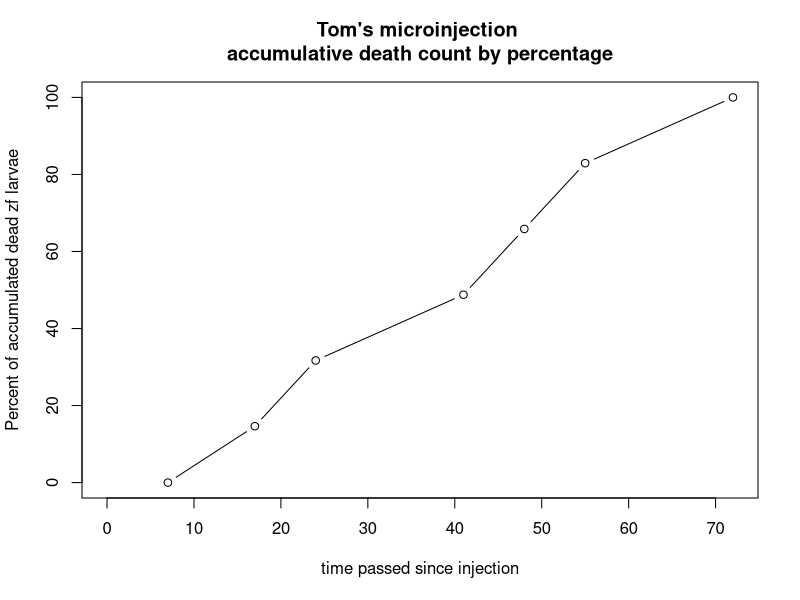
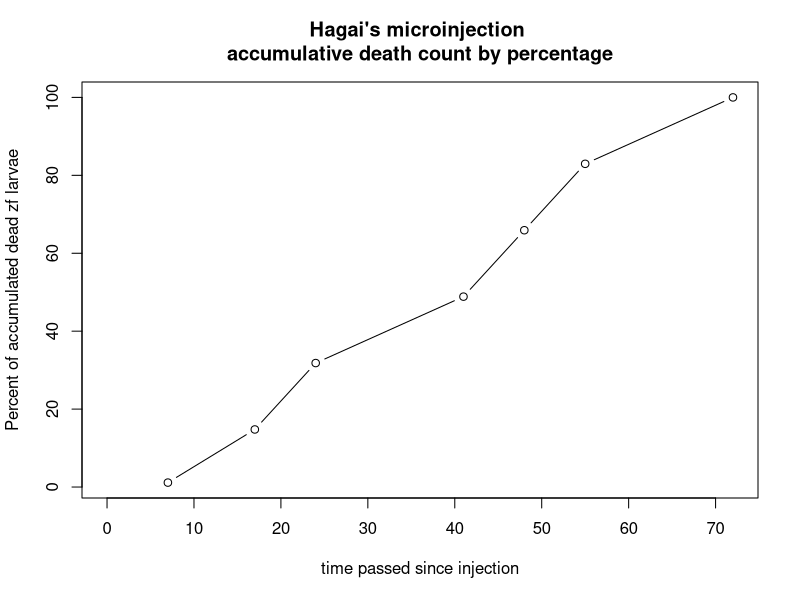

R code for these plots, in order:
## ---- chunk 1

library(knitr)
library(kableExtra)
Material<-"dr_GNE_HDR"
Initial.Conc<-"5932 ng/µL"
DDW.Volume<- "11 µL"
Volume.To.Pick<-"1 µL"
Final.Concentration<-"12 µL"

DF<-data.frame(Material, Initial.Conc, DDW.Volume, Volume.To.Pick, Final.Concentration)
kable(DF, "latex", booktabs = TRUE)
## ---- chunk 2
Material <- c("Cas9", "gRNA",
             "ssODN", "KCl",
             "DDW", "final volume")
Vol.To.Pick<- c(1,1,1,0.5,1.5,5)
Initial.Conc<- c(1000, 1020.75, 494.999, 3000, "-", "-")
Final.Concentration<-c(200,204.15,98.866,300,"-","-")

df<-data.frame(Material,Vol.To.Pick,Initial.Conc,Final.Concentration)

library(knitr)
library(kableExtra)
kable(df, "latex", booktabs = TRUE) %>%
  kable_styling(latex_options = "striped")
## ---- chunk 3

library(knitr)
library(kableExtra)
Material<-"Scr7"
Initial.Conc<-"4 mM"
DDW.Volume<- "300 µL"
Volume.To.Pick<-"30 mL"
Final.Concentration<-"20 µM"

DF<-data.frame(Material, Initial.Conc, DDW.Volume, Volume.To.Pick, Final.Concentration)
kable(DF, "latex", booktabs = TRUE)
## ---- chunk 4

library(knitr)
library(kableExtra)
Material<-"DMSO"
Initial.Conc<-"X mM"
DDW.Volume<- "300 µL"
Volume.To.Pick<-"30 mL"
Final.Concentration<-"20 µM"

DF<-data.frame(Material, Initial.Conc, DDW.Volume, Volume.To.Pick, Final.Concentration)
kable(DF, "latex", booktabs = TRUE)
## ---- chunk 5
library(tibble)
library(kableExtra)
batch.file<-tribble(
  ~Batch, ~Parents, ~`Date`, ~`Number of offsprings`, ~`Number of living offsprings`,
  "Batch 1", "TL find out which cell" ,"Nov 13 2019", 40 , 18
)
kable(batch.file, "latex", booktabs = TRUE)
## ---- chunk 6
library(tibble)
library(kableExtra)
DF1<- read.csv("tables/Tom_VS_Hagai_R1_Tom.csv") # My table
DF2<-read.csv("tables/Tom_VS_Hagai_R1_Hagai.csv") # Hagai's table
DF1$Dead.so.far<-with(DF1, 13-Live.Larvae) # made a new column calculate how many larvae died at that time
DF1[1,4]<- NA # Making first cell of dead so far empty
DF2$Dead.so.far<-with(DF2, 27-Live.Larvae)  # made a new column calculate how many larvae died at that time
DF2[1,4]<- NA # Making first cell of dead so far empty
# end of dataframe import
DF1[1,4]<- as.numeric(DF1[1,4])
DF2[1,4]<- as.numeric(DF2[1,4])
y<-c()
for (i in 1:length(DF1[,4])) {
  y<- append(y, (sum(as.numeric(DF1[2:i,4]))))
}
# y 
DF1$Accumulative.Dead <- y
s<- c()
for (i in 1:length(DF1[,4])) {
  s<- append(s, (as.numeric(DF1[i,5])/as.numeric(DF1[8,5]))*100)
}
# s
DF1$accu.dead.perc<-s

# Hagai
y<-c()
for (i in 1:length(DF2[,4])) {
  y<- append(y, (sum(as.numeric(DF2[2:i,4]))))
}
# y 
DF2$Accumulative.Dead <- y

s<- c()
for (i in 1:length(DF2[,4])) {
  s<- append(s, (as.numeric(DF2[i,5])/as.numeric(DF2[8,5]))*100)
}
# s
DF2$accu.dead.perc<-s

# End of making an accumulative column of dead %

# Naming headers and adding timeline for x axis ----
colnames(DF1)<- c("Date checked", 
                  "Time of the day", 
                  "Live count", 
                  "Dead Count", 
                  "Dead accumulated", 
                  "Dead accumulated percentage")
colnames(DF2)<- c("Date checked", 
                  "Time of the day", 
                  "Live count", 
                  "Dead Count", 
                  "Dead accumulated", 
                  "Dead accumulated percentage")
DF1$Time<- c(0,7,17,24,41,48,55,72)
DF2$Time<- c(0,7,17,24,41,48,55,72)

# Plotting ---- 

# plot(DF1[,7],DF1[,6], type = "b", main = "Tom's microinjection \naccumulative death count by percentage",
#      xlab = "time passed since injection",
#      ylab = "Percent of accumulated dead zf larvae" )

# plot(DF2[,7],DF2[,6], type = "b", main = "Hagai's microinjection \naccumulative death count by percentage",
#      xlab = "time passed since injection",
#      ylab = "Percent of accumulated dead zf larvae" )

# statistical

# summary(DF1)
# summary(DF2)
kable(DF1, booktabs = TRUE)
## ---- chunk 7
library(tibble)
library(kableExtra)
DF1<- read.csv("tables/Tom_VS_Hagai_R1_Tom.csv") # My table
DF2<-read.csv("tables/Tom_VS_Hagai_R1_Hagai.csv") # Hagai's table
DF1$Dead.so.far<-with(DF1, 13-Live.Larvae) # made a new column calculate how many larvae died at that time
DF1[1,4]<- NA # Making first cell of dead so far empty
DF2$Dead.so.far<-with(DF2, 27-Live.Larvae)  # made a new column calculate how many larvae died at that time
DF2[1,4]<- NA # Making first cell of dead so far empty
# end of dataframe import
DF1[1,4]<- as.numeric(DF1[1,4])
DF2[1,4]<- as.numeric(DF2[1,4])
y<-c()
for (i in 1:length(DF1[,4])) {
  y<- append(y, (sum(as.numeric(DF1[2:i,4]))))
}
# y 
DF1$Accumulative.Dead <- y
s<- c()
for (i in 1:length(DF1[,4])) {
  s<- append(s, (as.numeric(DF1[i,5])/as.numeric(DF1[8,5]))*100)
}
# s
DF1$accu.dead.perc<-s

# Hagai
y<-c()
for (i in 1:length(DF2[,4])) {
  y<- append(y, (sum(as.numeric(DF2[2:i,4]))))
}
# y 
DF2$Accumulative.Dead <- y

s<- c()
for (i in 1:length(DF2[,4])) {
  s<- append(s, (as.numeric(DF2[i,5])/as.numeric(DF2[8,5]))*100)
}
# s
DF2$accu.dead.perc<-s

# End of making an accumulative column of dead %

# Naming headers and adding timeline for x axis ----
colnames(DF1)<- c("Date checked", 
                  "Time of the day", 
                  "Live count", 
                  "Dead Count", 
                  "Dead accumulated", 
                  "Dead accumulated percentage")
colnames(DF2)<- c("Date checked", 
                  "Time of the day", 
                  "Live count", 
                  "Dead Count", 
                  "Dead accumulated", 
                  "Dead accumulated percentage")
DF1$Time<- c(0,7,17,24,41,48,55,72)
DF2$Time<- c(0,7,17,24,41,48,55,72)

# Plotting ---- 

# plot(DF1[,7],DF1[,6], type = "b", main = "Tom's microinjection \naccumulative death count by percentage",
#      xlab = "time passed since injection",
#      ylab = "Percent of accumulated dead zf larvae" )

# plot(DF2[,7],DF2[,6], type = "b", main = "Hagai's microinjection \naccumulative death count by percentage",
#      xlab = "time passed since injection",
#      ylab = "Percent of accumulated dead zf larvae" )

# statistical

# summary(DF1)
# summary(DF2)
kable(DF2, "latex", booktabs = TRUE)
## ---- chunk 8
library(tibble)
library(kableExtra)
DF1<- read.csv("tables/Tom_VS_Hagai_R1_Tom.csv") # My table
DF2<-read.csv("tables/Tom_VS_Hagai_R1_Hagai.csv") # Hagai's table
DF1$Dead.so.far<-with(DF1, 13-Live.Larvae) # made a new column calculate how many larvae died at that time
DF1[1,4]<- NA # Making first cell of dead so far empty
DF2$Dead.so.far<-with(DF2, 27-Live.Larvae)  # made a new column calculate how many larvae died at that time
DF2[1,4]<- NA # Making first cell of dead so far empty
# end of dataframe import
DF1[1,4]<- as.numeric(DF1[1,4])
DF2[1,4]<- as.numeric(DF2[1,4])
y<-c()
for (i in 1:length(DF1[,4])) {
  y<- append(y, (sum(as.numeric(DF1[2:i,4]))))
}
# y 
DF1$Accumulative.Dead <- y
s<- c()
for (i in 1:length(DF1[,4])) {
  s<- append(s, (as.numeric(DF1[i,5])/as.numeric(DF1[8,5]))*100)
}
# s
DF1$accu.dead.perc<-s

# Hagai
y<-c()
for (i in 1:length(DF2[,4])) {
  y<- append(y, (sum(as.numeric(DF2[2:i,4]))))
}
# y 
DF2$Accumulative.Dead <- y

s<- c()
for (i in 1:length(DF2[,4])) {
  s<- append(s, (as.numeric(DF2[i,5])/as.numeric(DF2[8,5]))*100)
}
# s
DF2$accu.dead.perc<-s

# End of making an accumulative column of dead %

# Naming headers and adding timeline for x axis ----
colnames(DF1)<- c("Date checked", 
                  "Time of the day", 
                  "Live count", 
                  "Dead Count", 
                  "Dead accumulated", 
                  "Dead accumulated percentage")
colnames(DF2)<- c("Date checked", 
                  "Time of the day", 
                  "Live count", 
                  "Dead Count", 
                  "Dead accumulated", 
                  "Dead accumulated percentage")
DF1$Time<- c(0,7,17,24,41,48,55,72)
DF2$Time<- c(0,7,17,24,41,48,55,72)

# Plotting ---- 

plot(DF1[,7],DF1[,6], type = "b", main = "Tom's microinjection \naccumulative death count by percentage",
     xlab = "time passed since injection",
     ylab = "Percent of accumulated dead zf larvae" )

# plot(DF2[,7],DF2[,6], type = "b", main = "Hagai's microinjection \naccumulative death count by percentage",
#      xlab = "time passed since injection",
#      ylab = "Percent of accumulated dead zf larvae" )

# statistical

# summary(DF1)
# summary(DF2)

## ---- chunk 9
library(tibble)
library(kableExtra)
DF1<- read.csv("tables/Tom_VS_Hagai_R1_Tom.csv") # My table
DF2<-read.csv("tables/Tom_VS_Hagai_R1_Hagai.csv") # Hagai's table
DF1$Dead.so.far<-with(DF1, 13-Live.Larvae) # made a new column calculate how many larvae died at that time
DF1[1,4]<- NA # Making first cell of dead so far empty
DF2$Dead.so.far<-with(DF2, 27-Live.Larvae)  # made a new column calculate how many larvae died at that time
DF2[1,4]<- NA # Making first cell of dead so far empty
# end of dataframe import
DF1[1,4]<- as.numeric(DF1[1,4])
DF2[1,4]<- as.numeric(DF2[1,4])
y<-c()
for (i in 1:length(DF1[,4])) {
  y<- append(y, (sum(as.numeric(DF1[2:i,4]))))
}
# y 
DF1$Accumulative.Dead <- y
s<- c()
for (i in 1:length(DF1[,4])) {
  s<- append(s, (as.numeric(DF1[i,5])/as.numeric(DF1[8,5]))*100)
}
# s
DF1$accu.dead.perc<-s

# Hagai
y<-c()
for (i in 1:length(DF2[,4])) {
  y<- append(y, (sum(as.numeric(DF2[2:i,4]))))
}
# y 
DF2$Accumulative.Dead <- y

s<- c()
for (i in 1:length(DF2[,4])) {
  s<- append(s, (as.numeric(DF2[i,5])/as.numeric(DF2[8,5]))*100)
}
# s
DF2$accu.dead.perc<-s

# End of making an accumulative column of dead %

# Naming headers and adding timeline for x axis ----
colnames(DF1)<- c("Date checked", 
                  "Time of the day", 
                  "Live count", 
                  "Dead Count", 
                  "Dead accumulated", 
                  "Dead accumulated percentage")
colnames(DF2)<- c("Date checked", 
                  "Time of the day", 
                  "Live count", 
                  "Dead Count", 
                  "Dead accumulated", 
                  "Dead accumulated percentage")
DF1$Time<- c(0,7,17,24,41,48,55,72)
DF2$Time<- c(0,7,17,24,41,48,55,72)

# Plotting ---- 

# plot(DF1[,7],DF1[,6], type = "b", main = "Tom's microinjection \naccumulative death count by percentage",
#      xlab = "time passed since injection",
#      ylab = "Percent of accumulated dead zf larvae" )

plot(DF2[,7],DF2[,6], type = "b", main = "Hagai's microinjection \naccumulative death count by percentage",
     xlab = "time passed since injection",
     ylab = "Percent of accumulated dead zf larvae" )

# statistical

# summary(DF1)
# summary(DF2)

## ---- chunk 10
library(tibble)
library(kableExtra)
DF1<- read.csv("tables/Tom_VS_Hagai_R1_Tom.csv") # My table
DF2<-read.csv("tables/Tom_VS_Hagai_R1_Hagai.csv") # Hagai's table
DF1$Dead.so.far<-with(DF1, 13-Live.Larvae) # made a new column calculate how many larvae died at that time
DF1[1,4]<- NA # Making first cell of dead so far empty
DF2$Dead.so.far<-with(DF2, 27-Live.Larvae)  # made a new column calculate how many larvae died at that time
DF2[1,4]<- NA # Making first cell of dead so far empty
# end of dataframe import
DF1[1,4]<- as.numeric(DF1[1,4])
DF2[1,4]<- as.numeric(DF2[1,4])
y<-c()
for (i in 1:length(DF1[,4])) {
  y<- append(y, (sum(as.numeric(DF1[2:i,4]))))
}
# y 
DF1$Accumulative.Dead <- y
s<- c()
for (i in 1:length(DF1[,4])) {
  s<- append(s, (as.numeric(DF1[i,5])/as.numeric(DF1[8,5]))*100)
}
# s
DF1$accu.dead.perc<-s

# Hagai
y<-c()
for (i in 1:length(DF2[,4])) {
  y<- append(y, (sum(as.numeric(DF2[2:i,4]))))
}
# y 
DF2$Accumulative.Dead <- y

s<- c()
for (i in 1:length(DF2[,4])) {
  s<- append(s, (as.numeric(DF2[i,5])/as.numeric(DF2[8,5]))*100)
}
# s
DF2$accu.dead.perc<-s

# End of making an accumulative column of dead %

# Naming headers and adding timeline for x axis ----
colnames(DF1)<- c("Date checked", 
                  "Time of the day", 
                  "Live count", 
                  "Dead Count", 
                  "Dead accumulated", 
                  "Dead accumulated percentage")
colnames(DF2)<- c("Date checked", 
                  "Time of the day", 
                  "Live count", 
                  "Dead Count", 
                  "Dead accumulated", 
                  "Dead accumulated percentage")
DF1$Time<- c(0,7,17,24,41,48,55,72)
DF2$Time<- c(0,7,17,24,41,48,55,72)

# Plotting ---- 

# plot(DF1[,7],DF1[,6], type = "b", main = "Tom's microinjection \naccumulative death count by percentage",
#      xlab = "time passed since injection",
#      ylab = "Percent of accumulated dead zf larvae" )

# plot(DF2[,7],DF2[,6], type = "b", main = "Hagai's microinjection \naccumulative death count by percentage",
#      xlab = "time passed since injection",
#      ylab = "Percent of accumulated dead zf larvae" )

# statistical

summary(DF1)
# summary(DF2)

## ---- chunk 11
library(tibble)
library(kableExtra)
DF1<- read.csv("tables/Tom_VS_Hagai_R1_Tom.csv") # My table
DF2<-read.csv("tables/Tom_VS_Hagai_R1_Hagai.csv") # Hagai's table
DF1$Dead.so.far<-with(DF1, 13-Live.Larvae) # made a new column calculate how many larvae died at that time
DF1[1,4]<- NA # Making first cell of dead so far empty
DF2$Dead.so.far<-with(DF2, 27-Live.Larvae)  # made a new column calculate how many larvae died at that time
DF2[1,4]<- NA # Making first cell of dead so far empty
# end of dataframe import
DF1[1,4]<- as.numeric(DF1[1,4])
DF2[1,4]<- as.numeric(DF2[1,4])
y<-c()
for (i in 1:length(DF1[,4])) {
  y<- append(y, (sum(as.numeric(DF1[2:i,4]))))
}
# y 
DF1$Accumulative.Dead <- y
s<- c()
for (i in 1:length(DF1[,4])) {
  s<- append(s, (as.numeric(DF1[i,5])/as.numeric(DF1[8,5]))*100)
}
# s
DF1$accu.dead.perc<-s

# Hagai
y<-c()
for (i in 1:length(DF2[,4])) {
  y<- append(y, (sum(as.numeric(DF2[2:i,4]))))
}
# y 
DF2$Accumulative.Dead <- y

s<- c()
for (i in 1:length(DF2[,4])) {
  s<- append(s, (as.numeric(DF2[i,5])/as.numeric(DF2[8,5]))*100)
}
# s
DF2$accu.dead.perc<-s

# End of making an accumulative column of dead %

# Naming headers and adding timeline for x axis ----
colnames(DF1)<- c("Date checked", 
                  "Time of the day", 
                  "Live count", 
                  "Dead Count", 
                  "Dead accumulated", 
                  "Dead accumulated percentage")
colnames(DF2)<- c("Date checked", 
                  "Time of the day", 
                  "Live count", 
                  "Dead Count", 
                  "Dead accumulated", 
                  "Dead accumulated percentage")
DF1$Time<- c(0,7,17,24,41,48,55,72)
DF2$Time<- c(0,7,17,24,41,48,55,72)

# Plotting ---- 

# plot(DF1[,7],DF1[,6], type = "b", main = "Tom's microinjection \naccumulative death count by percentage",
#      xlab = "time passed since injection",
#      ylab = "Percent of accumulated dead zf larvae" )

# plot(DF2[,7],DF2[,6], type = "b", main = "Hagai's microinjection \naccumulative death count by percentage",
#      xlab = "time passed since injection",
#      ylab = "Percent of accumulated dead zf larvae" )

# statistical

# summary(DF1)
summary(DF2)
